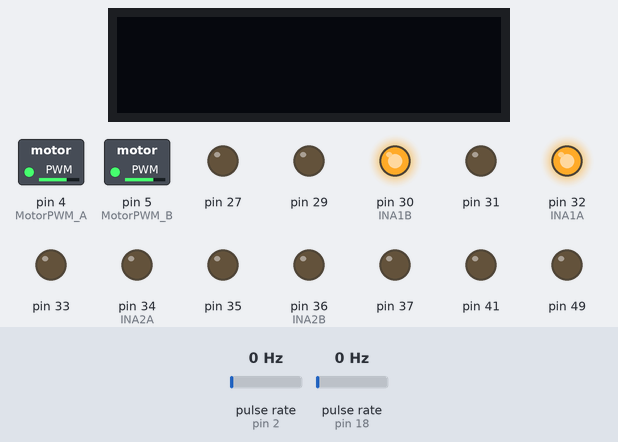
The sketch below on a simulated Arduino Mega 2560, built with avr-gcc and run on an emulated ATmega2560. Parts: 128×32 one-colour display, switched loads named in the sketch (green lamp = pin HIGH), output pins drawn as LEDs (lit = HIGH). Wiring (inferred from the names in the program): 2 × pulse sensor: data pin 2 / data pin 18. Dashed ring = blinking. The test bench sets the inputs (shaded band); at power-on: pulse rate (sensors on pin 2, pin 18) 0 Hz.

Above: at 1.2 s.
1.3 s: pulse rate (sensor on pin 2) set to 160 Hz
4.3 s: pulse rate (sensor on pin 2) set to 166 Hz
At 4.58 s:
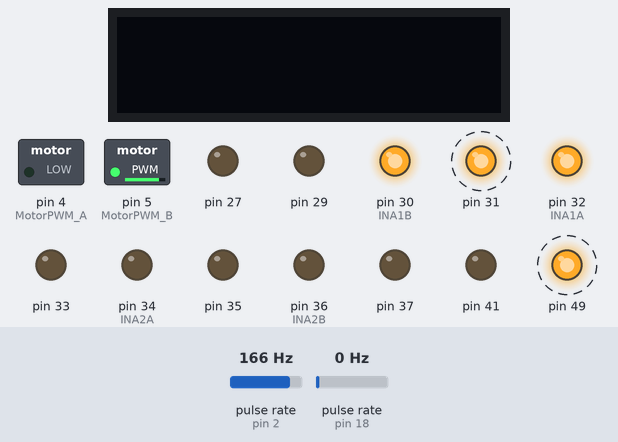
6.1 s: pulse rate (sensor on pin 18) set to 98 Hz
9.1 s: pulse rate (sensor on pin 18) set to 101 Hz
At 9.9 s:
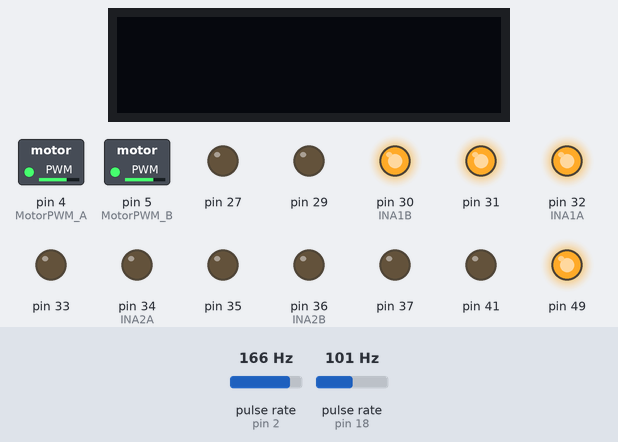
10.6 s: pulse rate (sensor on pin 2) set to 4 Hz
At 11.5 s:
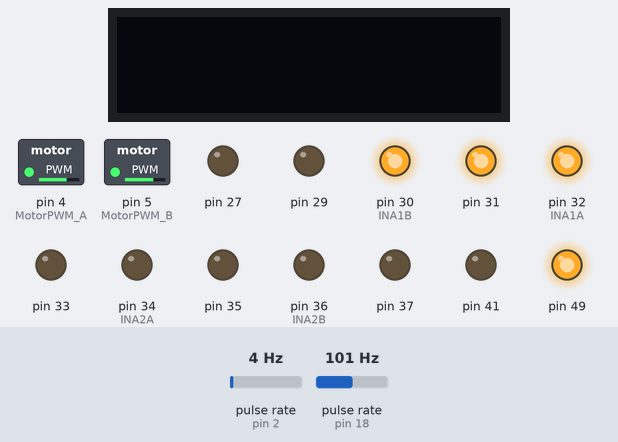
Timing chart, 0 to 13.1 s (numbered marks = the images above; inputs shaded):
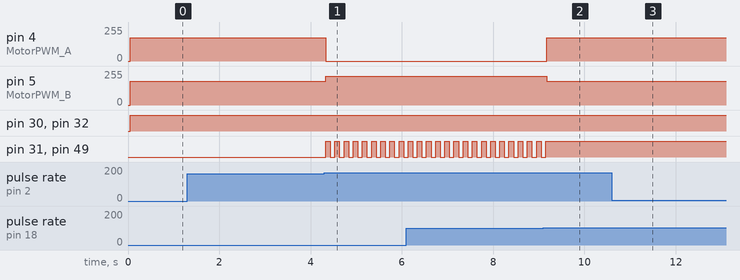

The sketch:

Lab5_CarIntro.ino
```cpp
#include "protothreads.h"
#include "BlinkLight.h"
#include <Wire.h>
#include <Adafruit_GFX.h>
#include <Adafruit_SSD1306.h>
#define SCREEN_ADDRESS 0x3C
#define OLED_RESET -1

#define SCREEN_WIDTH 128
#define SCREEN_HEIGHT 32

// setup the oled
Adafruit_SSD1306 display(SCREEN_WIDTH, SCREEN_HEIGHT, &Wire, OLED_RESET);

// Pins for all inputs, keep in mind the PWM defines must be on PWM pins
#define MotorPWM_A 4  //left motor
#define MotorPWM_B 5  //right motor

// protothread for the turn signal
pt ptBlink;

#define INA1A 32
#define INA2A 34
#define INA1B 30
#define INA2B 36

//#define FRONT_LEFT_TURN 49
BlinkLight frontLeftTurn(49, 100);
//#define FRONT_LEFT_HIGH 47
BlinkLight frontLeftHigh(47, 0);
//#define FRONT_LEFT_LOW 45
BlinkLight frontLeftLow(45, 0);
//#define FRONT_RIGHT_TURN 43
BlinkLight frontRightTurn(43, 100);
//#define FRONT_RIGHT_HIGH 41
BlinkLight frontRightHigh(41, 0);
//#define FRONT_RIGHT_LOW 39
BlinkLight frontRightLow(39, 0);
//#define REAR_RIGHT_TURN 37
BlinkLight rearRightTurn(37, 100);
//#define REAR_RIGHT_REVERSE 35
BlinkLight rearRightRev(35, 0);
//#define REAR_RIGHT_BRAKE 33
BlinkLight rearRightBrake(33, 0);
//#define REAR_LEFT_TURN 31
BlinkLight rearLeftTurn(31, 100);
//#define REAR_LEFT_REVERSE 29
BlinkLight rearLeftRev(29, 0);
//#define REAR_LEFT_BREAK 27
BlinkLight rearLeftBrake(27, 0);

#define LEFT_ENCODER_FRONT 2
#define LEFT_ENCODER_REAR 3

#define RIGHT_ENCODER_FRONT 18
#define RIGHT_ENCODER_REAR 19

#define PIXY_CAMERA 10
#define SONAR 11

#define BUTTON_ONE 10
#define BUTTON_TWO 12

const uint8_t countPerRotation = 180;
const uint8_t wheelCircumference = 223.84;  //mm
const uint32_t line_length = 600.14;        //TODO: measure the actual length

static volatile int16_t count_left = 0;
static volatile int16_t count_right = 0;

// 3.215 = (60sec/0.1sec)/(48gear ratio * 4pulses/rev)
float rotation = 3.125;
float RPM = 0;

// Define base speeds for left and right wheels for straight driving
uint8_t base_right_speed = 180;
uint8_t base_left_speed = 175;

uint8_t right_speed = 180;
uint8_t left_speed = 175;

float startTime = 0;

#define BAUD_RATE 9600

// Custom method to have a blocking whill convert to a non-blocking delay for project 2
void blockingDelay(unsigned long ms) {
  unsigned long startTime = millis();
  while (millis() - startTime < ms) {
    yield();
  }
}

/**
 * Setup Function. Runs at the start once.
 */
void setup() {

  //Initialize the OLED screen
  display.begin(SSD1306_SWITCHCAPVCC, SCREEN_ADDRESS);
  display.clearDisplay();
  display.display();
  PT_INIT(&ptBlink);

  //Initialize the pinmodes for the motors

  pinMode(MotorPWM_A, OUTPUT);
  pinMode(MotorPWM_B, OUTPUT);
  pinMode(INA1A, OUTPUT);
  pinMode(INA2A, OUTPUT);
  pinMode(INA1B, OUTPUT);
  pinMode(INA2B, OUTPUT);

  //Initialize the pinmodes for the lights

  frontRightTurn.begin();
  frontLeftTurn.begin();
  rearRightTurn.begin();
  rearLeftTurn.begin();

  frontLeftHigh.begin();
  frontLeftLow.begin();
  frontRightHigh.begin();
  frontLeftHigh.begin();

  rearRightBrake.begin();
  rearLeftBrake.begin();
  rearRightRev.begin();
  rearLeftRev.begin();

  pinMode(LEFT_ENCODER_FRONT, INPUT_PULLUP);
  pinMode(RIGHT_ENCODER_FRONT, INPUT_PULLUP);
  attachInterrupt(digitalPinToInterrupt(LEFT_ENCODER_FRONT), ISRMotorLeft, FALLING);
  attachInterrupt(digitalPinToInterrupt(RIGHT_ENCODER_FRONT), ISRMotorRight, FALLING);
  Serial.begin(BAUD_RATE);

  // Store start time to calculate total time with
  startTime = millis();
}

/***************************************/
// This is the Interrupt Service Routine
// for the left motor.
/***************************************/
void ISRMotorLeft() {
  count_left++;
}

void ISRMotorRight() {
  count_right++;
}

// Method: Forward
// Input: speed – value [0-255]
// Rotate the motor in a clockwise fashion
void Forward() {
  analogWrite(MotorPWM_A, left_speed);
  analogWrite(MotorPWM_B, right_speed);

  // Left Motor
  digitalWrite(INA1A, HIGH);
  digitalWrite(INA2A, LOW);

  // Right Motor
  digitalWrite(INA1B, HIGH);
  digitalWrite(INA2B, LOW);
}

/**
 * Protothread to update the lights asyncronously
 */
static PT_THREAD(turnSignal(struct pt *pt)) {


  PT_BEGIN(pt);


  while (1) {
    //Update lights with the logic determining if they are on/off
    frontRightTurn.update();
    frontLeftTurn.update();
    rearRightTurn.update();
    rearLeftTurn.update();

    frontLeftHigh.update();
    frontLeftLow.update();
    frontRightHigh.update();
    frontLeftHigh.update();

    rearRightBrake.update();
    rearLeftBrake.update();
    rearRightRev.update();
    rearLeftRev.update();

    PT_YIELD(pt);
  }

  PT_END(pt);
}

unsigned long prevTime = 0;

/**
 * Function to turn left by 90 degrees and turn on the turn signal
 */
void leftTurn() {
  // reset count_right to correctly count turn distance
  count_right = 0;
  //Enable Blinking lights
  frontLeftTurn.on();
  rearLeftTurn.on();
  // Set left motor to stopa nd right motor to accelerate
  analogWrite(MotorPWM_A, 0);
  analogWrite(MotorPWM_B, 215);

  // Left Motor
  digitalWrite(INA1A, HIGH);
  digitalWrite(INA2A, LOW);
  // Right Motor
  digitalWrite(INA1B, HIGH);
  digitalWrite(INA2B, LOW);

  // Measure rotations and blink leds
  while (count_right < 100 * 3) {
    //Update blinking lights
    PT_SCHEDULE(turnSignal(&ptBlink));
    blockingDelay(10);
  }

  // Reset wheel speeds
  analogWrite(MotorPWM_A, 0);
  analogWrite(MotorPWM_B, 0);
  // Left Motor
  digitalWrite(INA1A, HIGH);
  digitalWrite(INA2A, LOW);
  // Right Motor
  digitalWrite(INA1B, HIGH);
  digitalWrite(INA2B, LOW);

  frontLeftTurn.off();
  rearLeftTurn.off();
}

/**
 * Currently unused function to display reverse lights
 */
void reverse() {
  rearRightRev.on();
  rearLeftRev.on();
  blockingDelay(1000);
  rearRightRev.off();
  rearLeftRev.off();
}

/**
 * Function to turn on break lights
 */
void brake() {
  rearRightBrake.on();
  rearLeftBrake.on();
}


// Iterator to hold which iteration of the loop we are on
int iterator = 0;

/**
 * Function to go forward by 3 feet (line_length)
 *
 * - Sets motor speed to predefined values which cause straight movement.
 * - Counts rotations until desired distance is met.
 */
void Forward3ft() {
  count_left = 0;
  analogWrite(MotorPWM_A, base_left_speed);
  analogWrite(MotorPWM_B, base_right_speed);

  // Left Motor
  digitalWrite(INA1A, HIGH);
  digitalWrite(INA2A, LOW);

  // Right Motor
  digitalWrite(INA1B, HIGH);
  digitalWrite(INA2B, LOW);

  while (float(count_left) / countPerRotation < float(line_length) / float(wheelCircumference)) {
    blockingDelay(10);
  }

  analogWrite(MotorPWM_A, 0);
  analogWrite(MotorPWM_B, 0);

  // Left Motor
  digitalWrite(INA1A, HIGH);
  digitalWrite(INA2A, LOW);

  // Right Motor
  digitalWrite(INA1B, HIGH);
  digitalWrite(INA2B, LOW);
}

/**
 * Main looping function to handle first four iterations then display time and brake lights
 */
void loop() {
  // prevent integer overflow by limiting counts to 180 (1 rotation)
  count_left = count_left % 180;
  count_right = count_right % 180;
  // If within the first four iterations move forward line distance and turn left
  if (iterator < 4) {
    //If iterator is lower than 4, call the forward 3ft and left turn functions
    Forward3ft();
    leftTurn();
    iterator++;

  } else if (iterator == 4) {
    // Display time and break
    brake();
    float endTime = millis();
    //Configure OLED display to display the total time in seconds
    display.clearDisplay();
    display.setTextSize(1);
    display.setTextColor(WHITE);
    display.setCursor(0, 0);
    display.print((endTime - startTime) / 1000);
    display.print(" seconds");
    display.display();
    iterator++;  //Increment iterator
  } else {
    brake();  //Turn on the brake lights
  }
}
```

BlinkLight.cpp
```cpp
#include "BlinkLight.h"

//Constructor to initalize the light using respective pin

BlinkLight::BlinkLight(uint8_t pin, unsigned long interval)
    : _pin(pin), _interval(interval), _state(false), _prevTime(0),
      _enabled(false) {}

void BlinkLight::begin() { pinMode(_pin, OUTPUT); } //begin assigns the pin to output uploaded functionality

void BlinkLight::setPin(uint8_t newPin) {
  _pin = newPin;
  pinMode(_pin, OUTPUT);
} //Switches pin FOR TESTING PURPOSES

void BlinkLight::update() {
  if (_enabled) { //Checks if the microcontroller enabled or disabled the lights
    if (_interval == 0) {
      digitalWrite(_pin, HIGH);
      return;
    } //If the interval is set to 0, then the LED light is enabled until off is called
    unsigned long now = millis();
    if (now - _prevTime >= _interval) {
      _state = !_state;
      digitalWrite(_pin, _state);
      _prevTime = now;
    } //compares RTOS milliseconds that have passed, and switches the state if the difference in the time of the previous state and the time of the current state
  }
}

void BlinkLight::on() { _enabled = true; } //Enables LED light

void BlinkLight::off() {
  _state = false;
  _enabled = false;
} //Disables LED Light
```

BlinkLight.h
```cpp
#ifndef BLINKLIGHT_H
#define BLINKLIGHT_H

#include <Arduino.h>
//Header file that handles all of the led lights

class BlinkLight{
  public:
    BlinkLight(uint8_t pin, unsigned long interval);

    void begin();
    void setPin(uint8_t newPin);
    void update();
    void on();
    void off();
  private:
    uint8_t _pin;
    unsigned long _interval;
    unsigned long _prevTime;
    bool _state;
    bool _enabled;
};

#endif
```

Measured:
- the behaviour switches between 162 and 163 Hz on pulse rate (sensor on pin 2) (found by bisection; images 0 and 1)
- the behaviour switches between 100 and 101 Hz on pulse rate (sensor on pin 18) (found by bisection; images 1 and 2)
- after the input at 1.3 s, every drawn part: stays the same
- after the input at 9.1 s, pin 5 (MotorPWM_B): 215/255 → 180/255 after 0.07 s
- after the input at 10.6 s, pin 4 (MotorPWM_A): stays 175/255 (without the input it goes to 0/255 after 1.5 s); pin 5 (MotorPWM_B): stays 180/255 (without the input it goes to 215/255 after 1.5 s); pin 31, pin 49: stops changing and stays HIGH
- by itself, pin 31, pin 49: alternates HIGH for 0.10 s and LOW for 0.10 s
